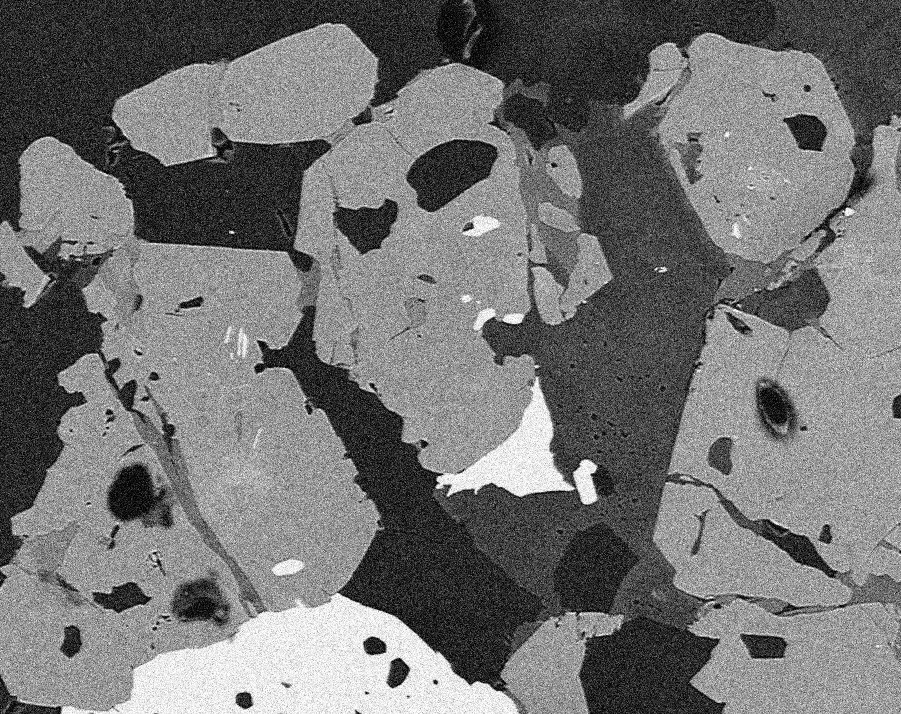
#> input picture images/BSE_Google_noisy.jpg, 901 x 714 px
$ python 14_Thresholding_and_Morphological_Operations-using_OpenCV_in_Python.py
#> lines starting #> are read from the running program, lines starting #| are printed output that depends on the picture; after the words box and inside, x2 and y2 are one past the last pixel; in counts of white or black regions, pixels touching at a corner belong together
import cv2
import numpy as np
import matplotlib.pyplot as plt

img=cv2.imread("images/BSE_Google_noisy.jpg",0)
#> img is the input picture: shape (714, 901); min 0, max 255, mean 114.9
#plt.hist(img.flat,bins=100, range=(0,255))
#plt.show()

# otsu automatically find the threshold as 100
# otsu is a binary threshold. It finds one best location for thresholding

ret, th=cv2.threshold(img,0,255,cv2.THRESH_BINARY+cv2.THRESH_OTSU)
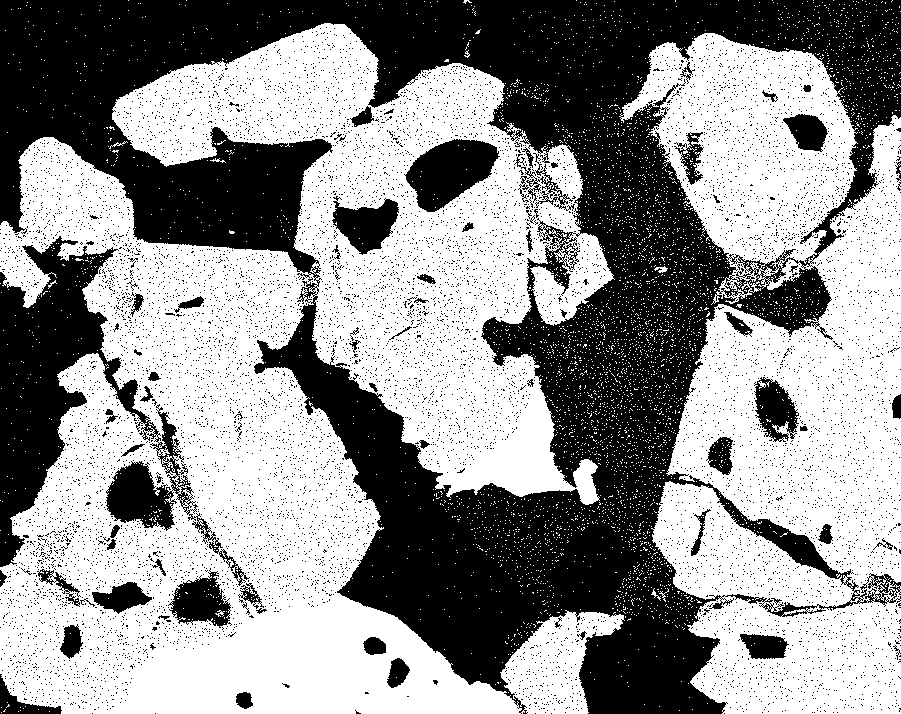
#> th: shape (714, 901); 57% white; 10517 black regions (10444 under 20 px), largest, box (x1, y1, x2, y2) and area: (0, 0, 901, 714) 216586, (0, 236, 250, 586) 24099, (404, 139, 500, 212) 4244
#> ret = 107
# [13 lines of commented-out code are left out]

kernel = np.ones((3,3),np.uint8)
eroision=cv2.erode(th,kernel,iterations=1)
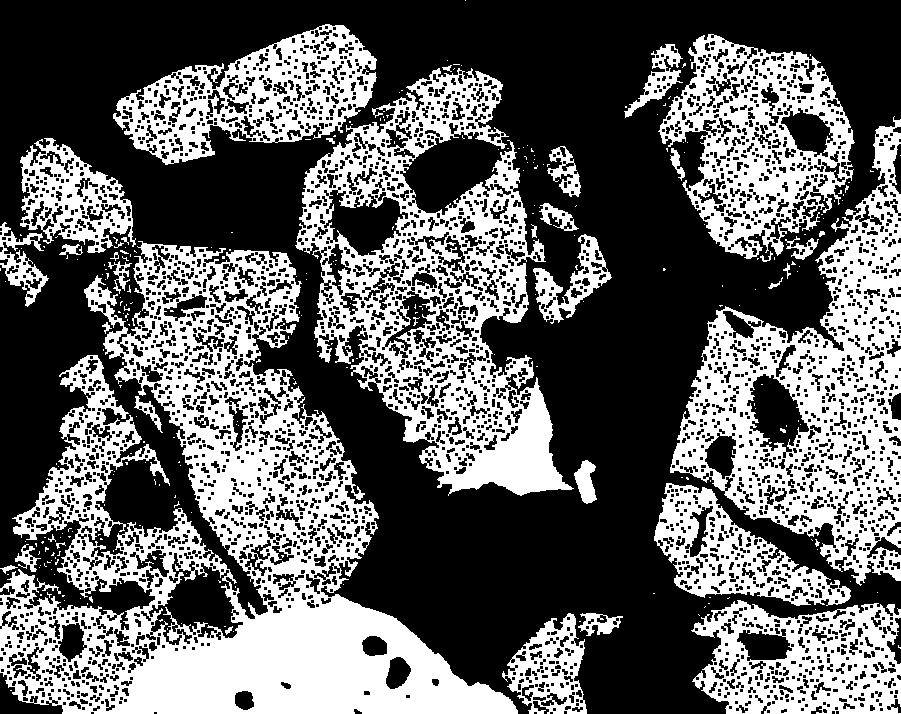
#> eroision: shape (714, 901); 38.9% white; 319 white regions (280 under 20 px), largest, box (x1, y1, x2, y2) and area: (0, 241, 518, 714) 89968, (295, 68, 574, 496) 43478, (670, 116, 901, 586) 38708
# dilation=cv2.dilate(eroision,kernel,iterations=2)
dilation=cv2.dilate(eroision,kernel,iterations=1)
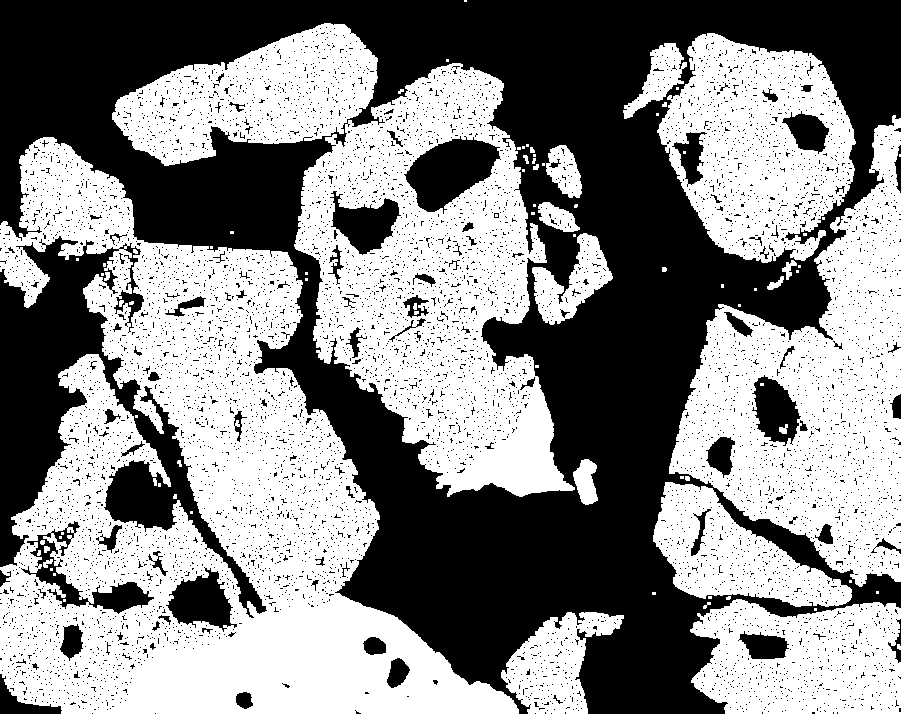
#> dilation: shape (714, 901); 53.2% white; 7085 black regions (6985 under 20 px), largest, box (x1, y1, x2, y2) and area: (0, 0, 901, 714) 233525, (0, 236, 267, 618) 28103, (404, 136, 501, 214) 4312
opening=cv2.morphologyEx(th,cv2.MORPH_OPEN,kernel)
# [13 lines of commented-out code are left out]

median=cv2.medianBlur(img,3)
cv2.imshow("Original",img)
cv2.imshow("Thresholded image",th)
cv2.imshow("Median Image",median)
cv2.waitKey(0)
cv2.destroyAllWindows()
# so it has done a good job. All the isolated pixels are cleaned up.


# Summary: use median and non-local filters for cleaning image and if they don't
# improve then use morphological operations like erosion,dilation,gradient etc

$ run again, with images/Alloy_gradient.jpg copied over images/BSE_Google_noisy.jpg
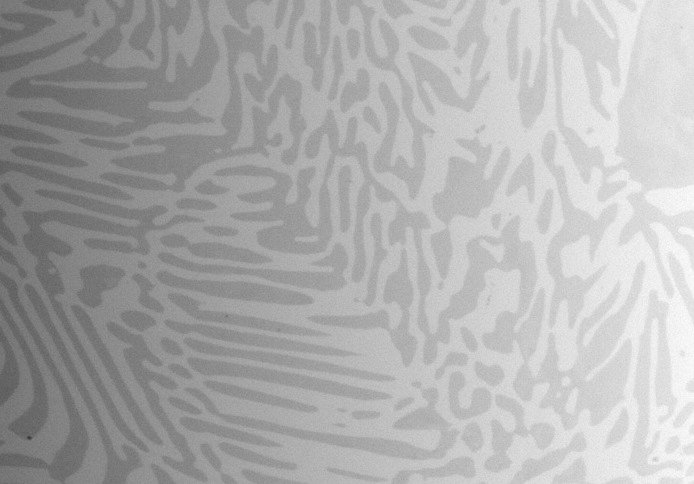
#> input picture images/Alloy_gradient.jpg, 694 x 484 px
#> img is the input picture: shape (484, 694); min 55, max 255, mean 173.2
#> `ret, th=cv2.threshold(img,0,255,cv2.THRESH_BINARY+cv2.THRESH_OTSU)`:
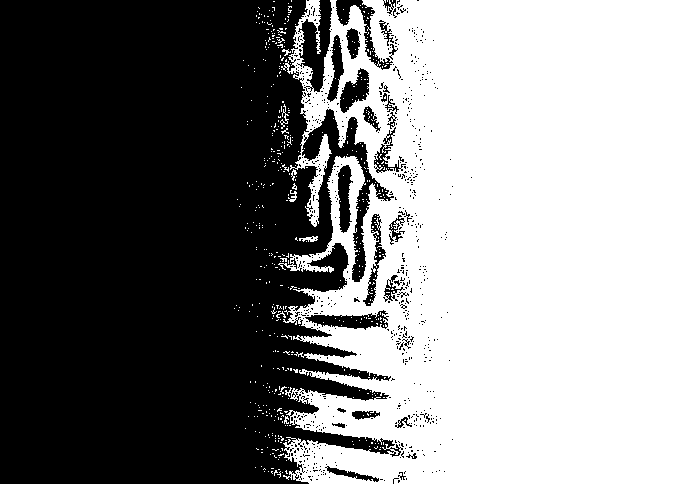
#> th: shape (484, 694); 51.5% white; 684 black regions (653 under 20 px), largest, box (x1, y1, x2, y2) and area: (0, 0, 403, 484) 153368, (297, 0, 332, 92) 1614, (336, 0, 393, 70) 861
#> ret = 172
#> eroision: shape (484, 694); 46.9% white; 110 white regions (98 under 20 px), largest, box (x1, y1, x2, y2) and area: (298, 0, 694, 484) 154726, (328, 157, 364, 278) 1253, (305, 92, 327, 130) 379
#> `dilation=cv2.dilate(eroision,kernel,iterations=1)`:
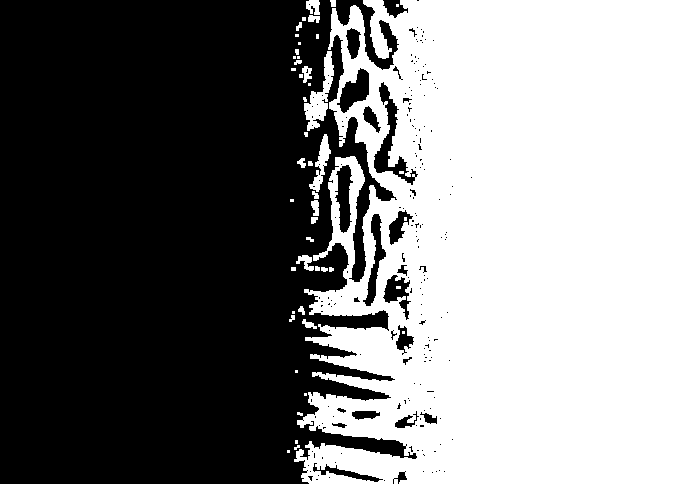
#> dilation: shape (484, 694); 49.6% white; 48 white regions (24 under 20 px), largest, box (x1, y1, x2, y2) and area: (294, 0, 694, 484) 163780, (304, 51, 334, 131) 947, (309, 134, 331, 192) 470
